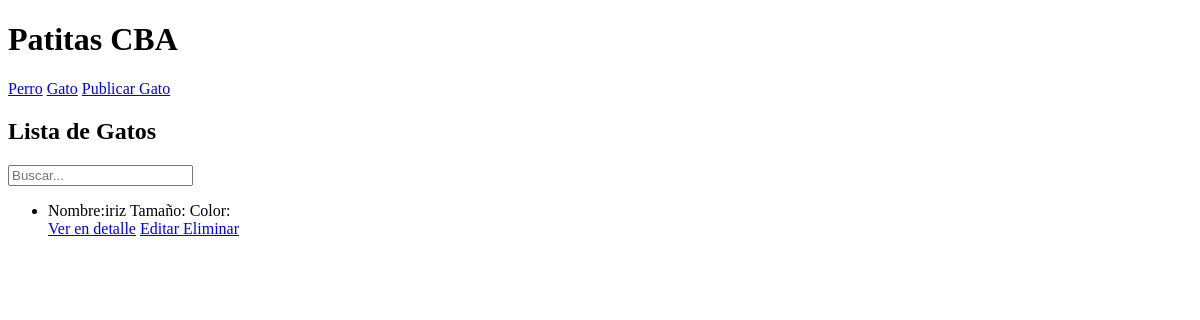
/publicargato/list/, run on an earlier commit of the app's database.
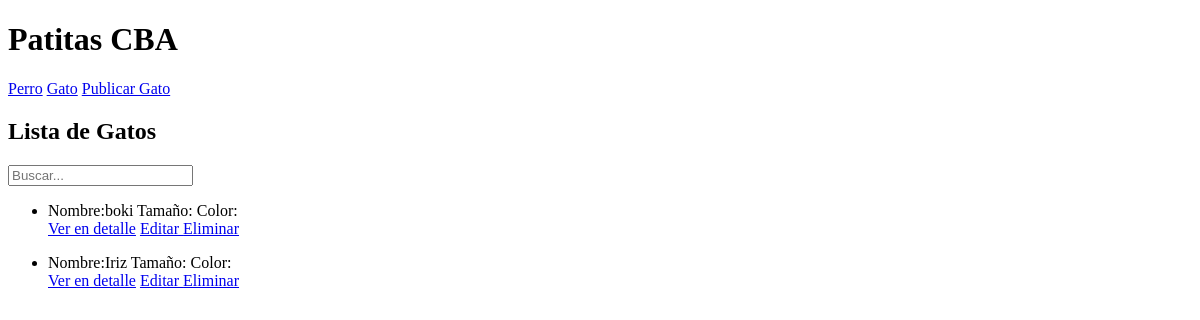
And on a later commit of the database.
### animales/models.py (models this page shows, shortened)
class Animal(models.Model):
    nombre = models.CharField(max_length=30, blank= True, null = True)
    nacimiento = models.DateField(blank= True, null = True)
    vacunacion= models.BooleanField(blank = True)
    desparasitado = models.BooleanField(blank = True)
    observaciones = models.TextField(blank= True, null = True)

class Gato(Animal):
    color_pelo = models.CharField(max_length=30,null=True)
    color_ojos = models.CharField(max_length=30, null=True)

class Animal(models.Model):
    nombre = models.CharField(max_length=30, blank= True, null = True)
    nacimiento = models.DateField(blank= True, null = True)
    vacunacion= models.BooleanField(blank = True)
    desparasitado = models.BooleanField(blank = True)
    observaciones = models.TextField(blank= True, null = True)

### animales/views.py (the view)
# urls.py: path('publicargato/list/', views.GatoList.as_view(), name= 'gato_list'),
class GatoList(ListView):
    model = Gato
    template_name = 'animales/gato_list.html'
    def get_queryset(self):
        if self.request.GET.get('consulta'):
            consultar = self.request.GET.get('consulta')
            object_list= Gato.objects.filter(nombre__icontains= consultar)
        else:
            object_list= Gato.objects.all()
        return object_list

### animales/templates/animales/gato_list.html (shortened to what this page needs)
{% extends 'animales/padre.html' %}
{% block contenido_que_cambia %}
        <a href="{% url 'animales:gato_form' %}">Publicar Gato</a>
                                <h2>Lista de Gatos</h2>
        <div>
            <form action= '{% url 'animales:gato_list' %}'>
                <input type="text" name="consulta" placeholder="Buscar...">
            </form>
        </div>
        {%for gato in object_list %}
        <ul>
                <li>Nombre:{{gato.nombre}} Tamaño:{{gato.tamano}} Color:{{perro.color_pelo}}</li>
                <a href="{% url 'animales:gato_detail' gato.id %}"> Ver en detalle</a>
                <a href="{% url 'animales:gato_update' pk=gato.id %}"> Editar </a>
                <a href="{% url 'animales:gato_delete' pk=gato.id %}"> Eliminar </a>
        </ul>
        {% endfor %}
{% endblock contenido_que_cambia %}

### animales/templates/animales/padre.html (shortened to what this page needs)
<!DOCTYPE html>
<html lang="en">
<head>
</head>
<body>
    <h1>Patitas CBA</h1>
    <a href="{% url 'animales:perro' %}">Perro</a>
    <a href="{% url 'animales:gato' %}">Gato</a>
    {% block contenido_que_cambia %}
    {% endblock contenido_que_cambia %}
</body>
</html>

What changed in the data, as far as the page shows it:
changed through a linked row, Gato: nombre "iriz" → "boki"
added Gato: nombre "Iriz"
